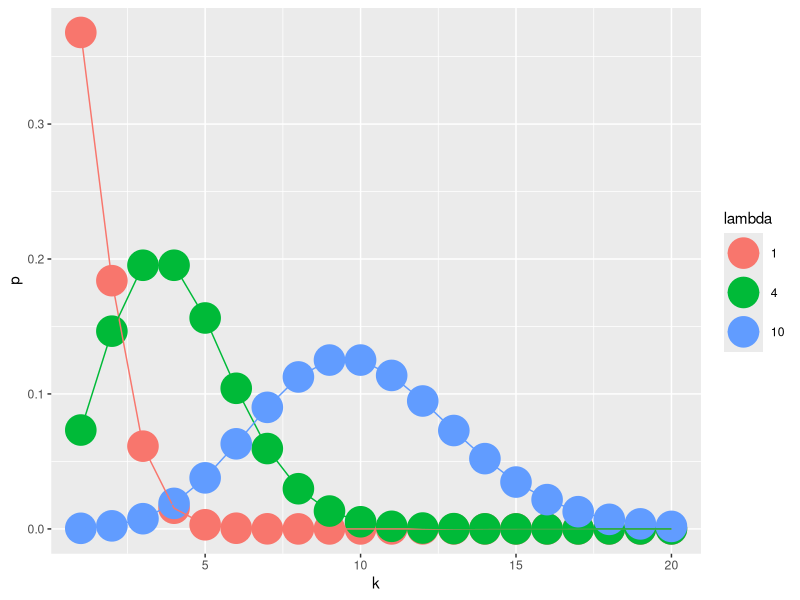
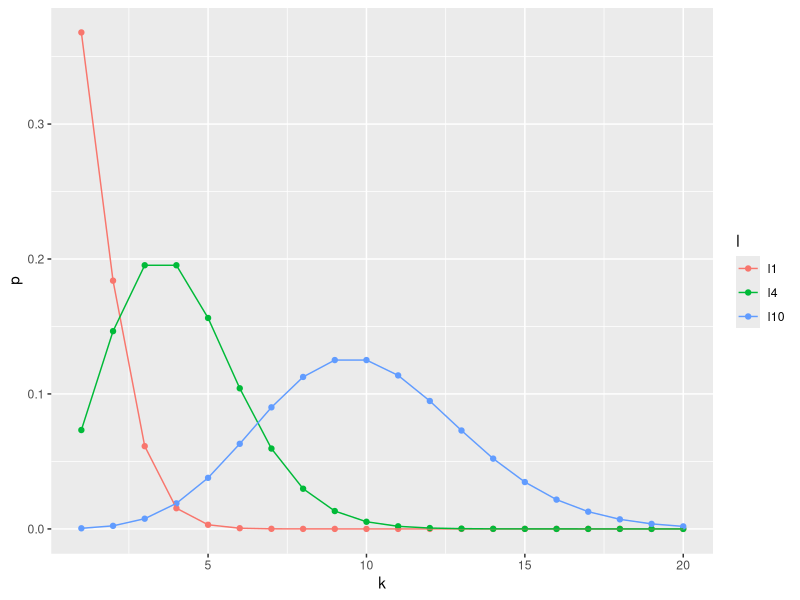

These figures' R source, in order:
#
# Calculate and plot Poisson distrubution
# for different values of lambda
# Ken Youens-Clark <kyclark@email.arizona.edu>
# March 4, 2016
#

library(ggplot2)
library(reshape2)

# cf. http://en.wikipedia.org/wiki/Poisson_distribution 
pdist = function (k, l) {
  (l ^ k) * exp(-l) / factorial(k)
}

dfs = data.frame()
for (lambda in c(1,4,10)) {
  #
  # Calculate y for 20 values for the given lambda
  #
  v = vector()
  for (k in 1:20) {
    p = pdist(k, lambda)
    v = c(v, p)
  }
  pois=data.frame(k=1:20, p=v, lambda=factor(lambda))
  
  dfs = rbind(dfs, pois)
}

ggplot(data=dfs, aes(x=k, y=p, col=lambda)) + geom_point(size=10) + geom_line()

#
# Alternate
#

kmax = 20
pvalues = list()
for (lambda in c(1,4,10)) {
  #
  # Calculate y for 20 values for the given lambda
  #
  v = vector()
  for (k in 1:kmax) {
    p = pdist(k, lambda)
    v = c(v, p)
  }
  pvalues[[paste0('l', lambda)]] = v
}

pois = data.frame(k=1:kmax, pvalues)
df = melt(pois, id.vars="k", variable.name="l", value.name="p")

ggplot(data=df, aes(x=k, y=p, col=l)) + geom_point() + geom_line()

add2 = function (n) { n + 2 }
#
v = lapply(c(1:kmax), pdist, c(1,4,10))

k = 1:20
df = data.frame(k=factor(k), 
                p1 = sapply(k, pdist, 1),
                p4 = sapply(k, pdist, 4),
                p10 = sapply(k, pdist, 10)
                )

